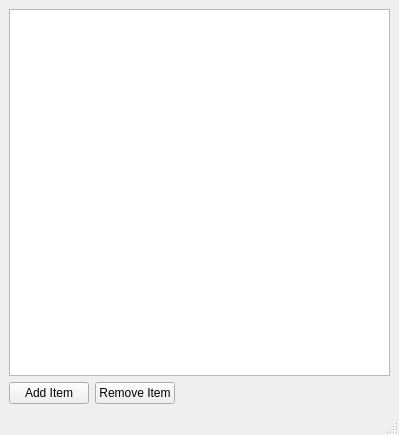
<?xml version="1.0" encoding="UTF-8"?>
<ui version="4.0">
 <class>MainWindow</class>
 <widget class="QMainWindow" name="MainWindow">
  <property name="geometry">
   <rect>
    <x>0</x>
    <y>0</y>
    <width>399</width>
    <height>435</height>
   </rect>
  </property>
  <property name="windowTitle">
   <string>MainWindow</string>
  </property>
  <widget class="QWidget" name="centralwidget">
   <layout class="QGridLayout" name="gridLayout">
    <item row="1" column="0">
     <widget class="QPushButton" name="addItemBtn">
      <property name="text">
       <string>Add Item</string>
      </property>
     </widget>
    </item>
    <item row="1" column="1">
     <widget class="QPushButton" name="removeItemBtn">
      <property name="text">
       <string>Remove Item</string>
      </property>
     </widget>
    </item>
    <item row="1" column="2">
     <spacer name="horizontalSpacer">
      <property name="orientation">
       <enum>Qt::Horizontal</enum>
      </property>
      <property name="sizeHint" stdset="0">
       <size>
        <width>40</width>
        <height>20</height>
       </size>
      </property>
     </spacer>
    </item>
    <item row="0" column="0" colspan="3">
     <widget class="QListWidget" name="listWidget"/>
    </item>
   </layout>
  </widget>
  <widget class="QMenuBar" name="menubar">
   <property name="geometry">
    <rect>
     <x>0</x>
     <y>0</y>
     <width>399</width>
     <height>21</height>
    </rect>
   </property>
  </widget>
  <widget class="QStatusBar" name="statusbar"/>
 </widget>
 <resources/>
 <connections/>
</ui>
